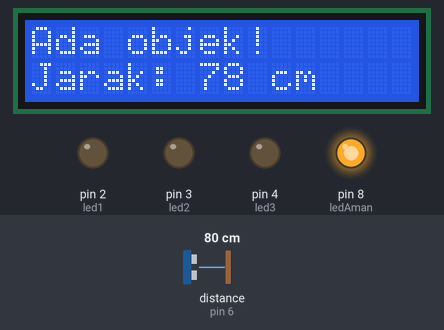
The sketch below on a simulated Arduino Uno, built with avr-gcc and run on an emulated ATmega328P. Parts: 16×2 character LCD, output pins drawn as LEDs (lit = HIGH). Wiring (inferred from the names in the program): ultrasonic range finder: trigger pin 7; echo pin 6. Inputs (shaded band) come from the test bench; at power-on: distance to the obstacle (sensor on pin 6) 80 cm. The echo pulse lasts 58.3 µs per cm; pins used as bus, display or sensor lines are not drawn; what the sketch prints to the serial monitor is not drawn.

Above: at 3.2 s.
3.3 s: distance to the obstacle (sensor on pin 6) set to 299 cm
At 4.7 s:
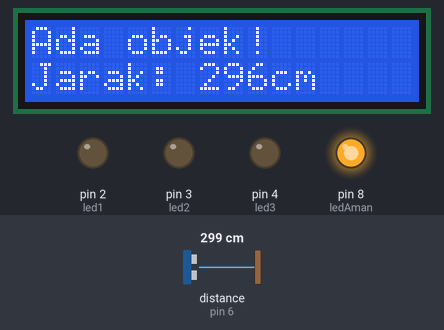
6.4 s: distance to the obstacle (sensor on pin 6) set to 18 cm
At 7.0 s:
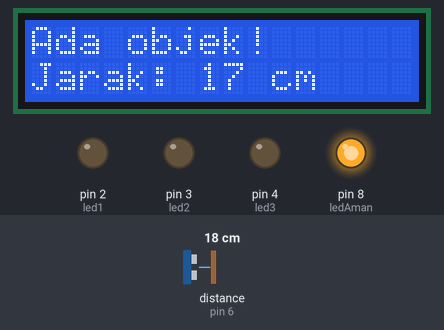
7.9 s: distance to the obstacle (sensor on pin 6) set to 14 cm
At 9.2 s:
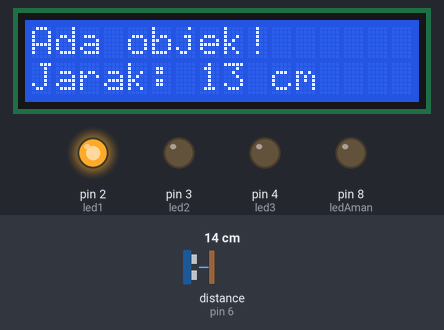
10.0 s: distance to the obstacle (sensor on pin 6) set to 12 cm
At 10.7 s:
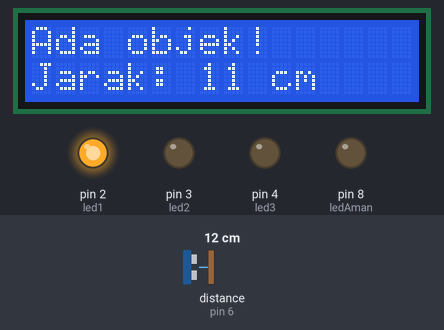
11.6 s: distance to the obstacle (sensor on pin 6) set to 9 cm
At 12.8 s:
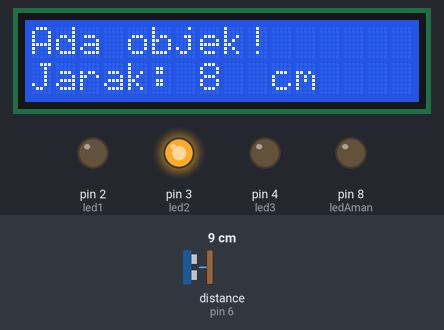
13.7 s: distance to the obstacle (sensor on pin 6) set to 7 cm
15.3 s: distance to the obstacle (sensor on pin 6) set to 4 cm
At 16.2 s:
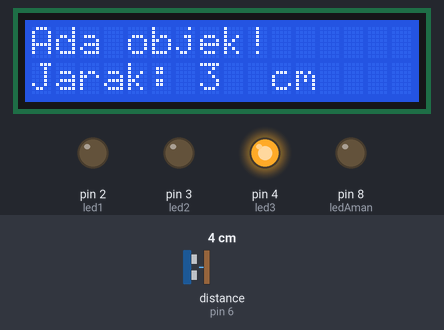
Timing chart, 0 to 18.3 s (numbered marks = the images above; inputs shaded):
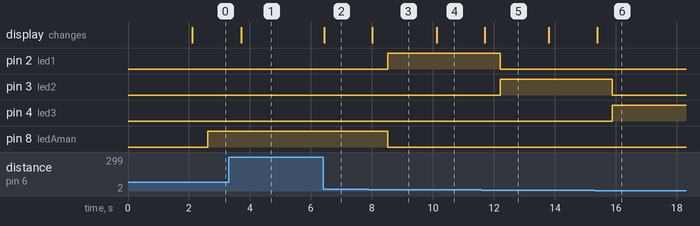

The sketch:

Jarak_Ultrasonic_LCD.ino
```cpp
#include <LiquidCrystal_I2C.h>
LiquidCrystal_I2C lcd(0x27, 16, 2);

const int trigPin = 7;
const int echoPin = 6;
long duration;
int distance;


#define ledAman 8
#define led1 2
#define led2 3
#define led3 4

void setup() {
  Serial.begin(9600);
  pinMode(trigPin, OUTPUT);
  pinMode(echoPin, INPUT);
  pinMode(ledAman, OUTPUT);
  pinMode(led1, OUTPUT);
  pinMode(led2, OUTPUT);
  pinMode(led3, OUTPUT);

  lcd.init();
  lcd.backlight();
  lcd.setCursor(0, 0);
  lcd.print("Ukur Jarak");
  lcd.setCursor(0, 1);
  lcd.print("Sederhana");
  delay(2000);

}

void loop() {
  digitalWrite(trigPin, LOW);
  delayMicroseconds(2);

  digitalWrite(trigPin, HIGH);
  delayMicroseconds(10);
  digitalWrite(trigPin, LOW);

  duration = pulseIn(echoPin, HIGH);

  distance = duration * 0.034 / 2;

  Serial.print("Jarak: ");
  Serial.print(distance);

  lcd.clear();
  lcd.setCursor(0, 0);
  lcd.print("Ada objek!");
  lcd.setCursor(0, 1);
  lcd.print("Jarak: ");
  lcd.setCursor(7, 1);
  lcd.print(distance);
  lcd.setCursor(10, 1);
  lcd.print("cm");
  delay(500);

  if (distance >= 16)
  {
      digitalWrite(ledAman, HIGH);
      digitalWrite(led1, LOW);
      digitalWrite(led2, LOW);
      digitalWrite(led3,LOW);
  }
  else {
    digitalWrite(ledAman,LOW);
  }

  if (distance <= 15)
  {
      digitalWrite(led1, HIGH);
      digitalWrite(led2, LOW);
      digitalWrite(led3,LOW);
  }

  if (distance < 10) {
      digitalWrite(led2, HIGH);
      digitalWrite(led1, LOW);
      digitalWrite(led3,LOW);
  }

  if (distance < 5) {
    digitalWrite(led3, HIGH);
    digitalWrite(led2, LOW);
    digitalWrite(led1, LOW);
  }
}
```

Measured:
- the behaviour switches between 17 and 16 cm on distance to the obstacle (sensor on pin 6) (found by bisection; images 2 and 3)
- the behaviour switches between 11 and 10 cm on distance to the obstacle (sensor on pin 6) (found by bisection; images 4 and 5)
- the behaviour switches between 6 and 5 cm on distance to the obstacle (sensor on pin 6) (found by bisection; images 5 and 6)
- after the input at 3.3 s, the display: changes after 0.42 s (image 1)
- after the input at 6.4 s, the display: changes at once (image 2)
- after the input at 7.9 s, pin 2 (led1): LOW → HIGH after 0.61 s; pin 8 (ledAman): HIGH → LOW after 0.61 s; the display: changes after 0.11 s (image 3)
- after the input at 10.0 s, the display: changes after 0.12 s (image 4)
- after the input at 11.6 s, pin 2 (led1): HIGH → LOW after 0.60 s; pin 3 (led2): LOW → HIGH after 0.60 s; the display: changes after 0.10 s (image 5)
- after the input at 15.3 s, pin 3 (led2): HIGH → LOW after 0.58 s; pin 4 (led3): LOW → HIGH after 0.58 s; the display: changes after 0.08 s (image 6)
